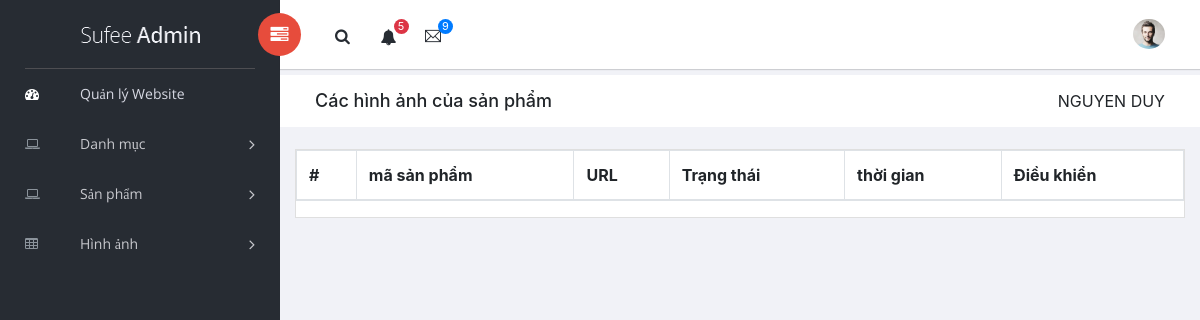
Page /admin/index.php?view=listimages on the earlier database version.
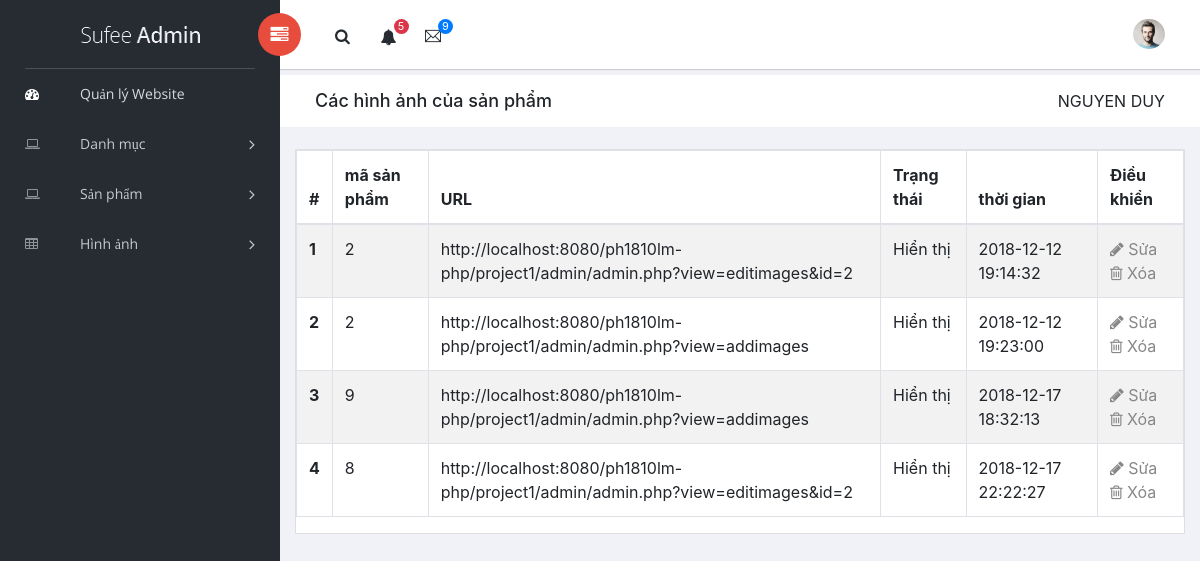
Same page on the later database version.
### tables this page shows
CREATE TABLE `tbl_images` (
  `img_id` int(11) NOT NULL AUTO_INCREMENT,
  `proid` int(11) NOT NULL,
  `url` varchar(255) NOT NULL,
  `status` tinyint(1) NOT NULL,
  `datecreate` datetime DEFAULT NULL,
  PRIMARY KEY (`img_id`)
);

### admin/modules/listimages.php (the view, shortened to what this page needs)
<div class="breadcrumbs">
    <div class="col-sm-4">
        <div class="page-header float-left">
            <div class="page-title">
                <h1>Các hình ảnh của sản phẩm</h1>
            </div>
        </div>
    </div>
    <div class="col-sm-8">
        <div class="page-header float-right">
            <div class="page-title">
                <ol class="breadcrumb text-right">
                    <li class="active">NGUYEN DUY</li>
                </ol>
            </div>
        </div>
    </div>
</div>
<div class="content mt-3">
    <div class="animated fadeIn">
        <div class="row">
            <div class="col-lg-12">
                <div class="card">
                    <table class="table table-striped table-bordered">
                        <thead>
                            <tr>
                                <th scope="col">#</th>
                                <th scope="col">mã sản phẩm</th>
                                <th scope="col">URL</th>
                                <th scope="col">Trạng thái</th>
                                <th scope="col">thời gian</th>
                                <th scope="col">Điều khiển</th>
                            </tr>
                        </thead>
                        <tbody>
                            <?php
                            $sqlSelect = "SELECT * FROM tbl_images";
                            $result =mysqli_query($conn,$sqlSelect);
                            $i=0;
                            while($row = mysqli_fetch_assoc($result)){
                                $i++;
                                ?>
                                <tr>
                                    <th scope="row"><?php echo $i ?></th>
                                    <td><?php echo $row["proid"]?></td>
                                    <td><?php echo $row["url"]?></td>
                                    <td>
                                        <?php echo ($row["status"])?"Hiển thị":"Ẩn" ?>
                                    </td>
                                    <td><?php echo $row["datecreate"]?></td>
                                    <td>
                                        <a href="index.php?view=editimages&id=<?php echo $row["img_id"] ?>"><i class="fa fa-pencil"></i> Sửa</a><br>
                                        <a href="index.php?view=delimages&id=<?php echo $row["img_id"] ?>" onclick="return checkDelete()"><i class="fa fa-trash-o"></i> Xóa</a>
                                    </td>
                                </tr>
                            <?php } ?>
                        </tbody>
                    </table>
                </div>
            </div>
        </div>
    </div>
</div>

### admin/index.php (shortened to what this page needs)
<!doctype html>
<html class="no-js" lang="en">
<head>
    <link rel="stylesheet" href="vendors/bootstrap/dist/css/bootstrap.min.css">
    <link rel="stylesheet" href="vendors/font-awesome/css/font-awesome.min.css">
    <link rel="stylesheet" href="vendors/themify-icons/css/themify-icons.css">
    <link rel="stylesheet" href="vendors/flag-icon-css/css/flag-icon.min.css">
    <link rel="stylesheet" href="vendors/selectFX/css/cs-skin-elastic.css">
    <link rel="stylesheet" href="vendors/jqvmap/dist/jqvmap.min.css">
    <link rel="stylesheet" href="assets/css/style.css">
</head>
<body>
    <?php
        include("modules/leftPanel.php");
    ?>
    <div id="right-panel" class="right-panel">
        <?php
            include("modules/header.php");
        ?>
       <?php
            if(isset($_GET["view"])){
                $view = $_GET["view"];
                $file ="modules/".$view.".php";
                if(file_exists($file)){
                    include($file);
                }else{
                    echo "không tìm thấy yêu cầu này";
                }
            }
       ?>
    </div>
</body>
</html>

### admin/modules/leftPanel.php (shortened to what this page needs)
<aside id="left-panel" class="left-panel">
    <nav class="navbar navbar-expand-sm navbar-default">
        <div class="navbar-header">
            <a class="navbar-brand" href="./"><img src="images/logo.png" alt="Logo"></a>
        </div>
        <div id="main-menu" class="main-menu collapse navbar-collapse">
            <ul class="nav navbar-nav">
                <li class="active">
                    <a href="index.php"> <i class="menu-icon fa fa-dashboard"></i>Quản lý Website </a>
                </li>
                <li class="menu-item-has-children dropdown">
                    <a href="#" class="dropdown-toggle" data-toggle="dropdown" aria-haspopup="true" aria-expanded="false"> <i class="menu-icon fa fa-laptop"></i>Danh mục</a>
                </li>
                <li class="menu-item-has-children dropdown">
                    <a href="#" class="dropdown-toggle" data-toggle="dropdown" aria-haspopup="true" aria-expanded="false"> <i class="menu-icon fa fa-laptop"></i>Sản phẩm</a>
                </li>
                <li class="menu-item-has-children dropdown">
                    <a href="#" class="dropdown-toggle" data-toggle="dropdown" aria-haspopup="true" aria-expanded="false"> <i class="menu-icon fa fa-table"></i>Hình ảnh</a>
                </li>
            </ul>
        </div>
    </nav>
</aside>

### admin/modules/header.php (shortened to what this page needs)
<header id="header" class="header">
    <div class="header-menu">
        <div class="col-sm-7">
            <a id="menuToggle" class="menutoggle pull-left"><i class="fa fa fa-tasks"></i></a>
            <div class="header-left">
                <button class="search-trigger"><i class="fa fa-search"></i></button>
                <div class="dropdown for-notification">
                    <button class="btn btn-secondary dropdown-toggle" type="button" id="notification" data-toggle="dropdown" aria-haspopup="true" aria-expanded="false">
                        <i class="fa fa-bell"></i>
                        <span class="count bg-danger">5</span>
                    </button>
                </div>
                <div class="dropdown for-message">
                    <button class="btn btn-secondary dropdown-toggle" type="button"
                    id="message"
                    data-toggle="dropdown" aria-haspopup="true" aria-expanded="false">
                    <i class="ti-email"></i>
                    <span class="count bg-primary">9</span>
                </button>
            </div>
        </div>
    </div>
    <div class="col-sm-5">
        <div class="user-area dropdown float-right">
            <a href="#" class="dropdown-toggle" data-toggle="dropdown" aria-haspopup="true" aria-expanded="false">
                <img class="user-avatar rounded-circle" src="images/admin.jpg" alt="User Avatar">
            </a>
        </div>
        <div class="language-select dropdown" id="language-select">
            <a class="dropdown-toggle" href="#" data-toggle="dropdown"  id="language" aria-haspopup="true" aria-expanded="true">
                <i class="flag-icon flag-icon-us"></i>
            </a>
        </div>
    </div>
</div>
</header>

Differences in the rows shown:
added tbl_images: proid "2", url "http://localhost:8080/ph1810lm-php/project1/admin/admin.php?view=editimages&id=2", status "Hiển thị", datecreate "2018-12-12 19:14:32"
added tbl_images: proid "2", url "http://localhost:8080/ph1810lm-php/project1/admin/admin.php?view=addimages", status "Hiển thị", datecreate "2018-12-12 19:23:00"
added tbl_images: proid "9", url "http://localhost:8080/ph1810lm-php/project1/admin/admin.php?view=addimages", status "Hiển thị", datecreate "2018-12-17 18:32:13"
added tbl_images: proid "8", url "http://localhost:8080/ph1810lm-php/project1/admin/admin.php?view=editimages&id=2", status "Hiển thị", datecreate "2018-12-17 22:22:27"
